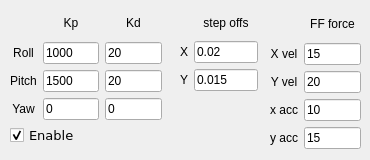
        <widget class="QWidget" name="tab_23">
         <attribute name="title">
          <string>Com control</string>
         </attribute>
         <widget class="QWidget" name="gridLayoutWidget_5">
          <property name="geometry">
           <rect>
            <x>10</x>
            <y>10</y>
            <width>152</width>
            <height>110</height>
           </rect>
          </property>
          <layout class="QGridLayout" name="gridLayout_5">
           <item row="2" column="2">
            <widget class="QLineEdit" name="LE_COMCON_kd_pitch">
             <property name="text">
              <string>20</string>
             </property>
            </widget>
           </item>
           <item row="0" column="1">
            <widget class="QLabel" name="label_27">
             <property name="font">
              <font>
               <pointsize>9</pointsize>
              </font>
             </property>
             <property name="text">
              <string>Kp</string>
             </property>
             <property name="alignment">
              <set>Qt::AlignCenter</set>
             </property>
            </widget>
           </item>
           <item row="1" column="0">
            <widget class="QLabel" name="label_51">
             <property name="font">
              <font>
               <pointsize>9</pointsize>
              </font>
             </property>
             <property name="text">
              <string>Roll</string>
             </property>
             <property name="alignment">
              <set>Qt::AlignCenter</set>
             </property>
            </widget>
           </item>
           <item row="1" column="1">
            <widget class="QLineEdit" name="LE_COMCON_kp_roll">
             <property name="text">
              <string>1000</string>
             </property>
            </widget>
           </item>
           <item row="2" column="0">
            <widget class="QLabel" name="label_57">
             <property name="font">
              <font>
               <pointsize>9</pointsize>
              </font>
             </property>
             <property name="text">
              <string>Pitch</string>
             </property>
             <property name="alignment">
              <set>Qt::AlignCenter</set>
             </property>
            </widget>
           </item>
           <item row="1" column="2">
            <widget class="QLineEdit" name="LE_COMCON_kd_roll">
             <property name="text">
              <string>20</string>
             </property>
            </widget>
           </item>
           <item row="3" column="2">
            <widget class="QLineEdit" name="LE_COMCON_kd_yaw">
             <property name="text">
              <string>0</string>
             </property>
            </widget>
           </item>
           <item row="0" column="2">
            <widget class="QLabel" name="label_28">
             <property name="font">
              <font>
               <pointsize>9</pointsize>
              </font>
             </property>
             <property name="text">
              <string>Kd</string>
             </property>
             <property name="alignment">
              <set>Qt::AlignCenter</set>
             </property>
            </widget>
           </item>
           <item row="3" column="1">
            <widget class="QLineEdit" name="LE_COMCON_kp_yaw">
             <property name="text">
              <string>0</string>
             </property>
            </widget>
           </item>
           <item row="3" column="0">
            <widget class="QLabel" name="label_61">
             <property name="font">
              <font>
               <pointsize>9</pointsize>
              </font>
             </property>
             <property name="text">
              <string>Yaw</string>
             </property>
             <property name="alignment">
              <set>Qt::AlignCenter</set>
             </property>
            </widget>
           </item>
           <item row="2" column="1">
            <widget class="QLineEdit" name="LE_COMCON_kp_pitch">
             <property name="text">
              <string>1500</string>
             </property>
            </widget>
           </item>
          </layout>
         </widget>
         <widget class="QWidget" name="gridLayoutWidget_10">
          <property name="geometry">
           <rect>
            <x>180</x>
            <y>10</y>
            <width>78</width>
            <height>81</height>
           </rect>
          </property>
          <layout class="QGridLayout" name="gridLayout_10">
           <item row="0" column="1">
            <widget class="QLabel" name="label_139">
             <property name="font">
              <font>
               <pointsize>9</pointsize>
              </font>
             </property>
             <property name="text">
              <string>step offs</string>
             </property>
             <property name="alignment">
              <set>Qt::AlignCenter</set>
             </property>
            </widget>
           </item>
           <item row="1" column="0">
            <widget class="QLabel" name="label_138">
             <property name="font">
              <font>
               <pointsize>9</pointsize>
              </font>
             </property>
             <property name="text">
              <string>X</string>
             </property>
             <property name="alignment">
              <set>Qt::AlignCenter</set>
             </property>
            </widget>
           </item>
           <item row="2" column="1">
            <widget class="QLineEdit" name="LE_TROTTEST_COM_Y">
             <property name="text">
              <string>0.015</string>
             </property>
            </widget>
           </item>
           <item row="1" column="1">
            <widget class="QLineEdit" name="LE_TROTTEST_COM_X">
             <property name="text">
              <string>0.02</string>
             </property>
            </widget>
           </item>
           <item row="2" column="0">
            <widget class="QLabel" name="label_137">
             <property name="font">
              <font>
               <pointsize>9</pointsize>
              </font>
             </property>
             <property name="text">
              <string>Y</string>
             </property>
             <property name="alignment">
              <set>Qt::AlignCenter</set>
             </property>
            </widget>
           </item>
          </layout>
         </widget>
         <widget class="QCheckBox" name="CB_TASK_IMU_ENABLE">
          <property name="geometry">
           <rect>
            <x>10</x>
            <y>120</y>
            <width>70</width>
            <height>31</height>
           </rect>
          </property>
          <property name="font">
           <font>
            <family>DejaVu Sans</family>
            <pointsize>10</pointsize>
           </font>
          </property>
          <property name="text">
           <string>Enable</string>
          </property>
          <property name="checked">
           <bool>true</bool>
          </property>
         </widget>
         <widget class="QWidget" name="gridLayoutWidget_11">
          <property name="geometry">
           <rect>
            <x>270</x>
            <y>10</y>
            <width>91</width>
            <height>139</height>
           </rect>
          </property>
          <layout class="QGridLayout" name="gridLayout_11">
           <item row="2" column="0">
            <widget class="QLabel" name="label_143">
             <property name="font">
              <font>
               <pointsize>9</pointsize>
              </font>
             </property>
             <property name="text">
              <string>Y vel</string>
             </property>
             <property name="alignment">
              <set>Qt::AlignCenter</set>
             </property>
            </widget>
           </item>
           <item row="2" column="1">
            <widget class="QLineEdit" name="LE_TROTTEST_FF_FORCE_Y">
             <property name="text">
              <string>20</string>
             </property>
            </widget>
           </item>
           <item row="0" column="1">
            <widget class="QLabel" name="label_144">
             <property name="font">
              <font>
               <pointsize>9</pointsize>
              </font>
             </property>
             <property name="text">
              <string>FF force</string>
             </property>
             <property name="alignment">
              <set>Qt::AlignCenter</set>
             </property>
            </widget>
           </item>
           <item row="1" column="1">
            <widget class="QLineEdit" name="LE_TROTTEST_FF_FORCE_X">
             <property name="text">
              <string>15</string>
             </property>
            </widget>
           </item>
           <item row="4" column="1">
            <widget class="QLineEdit" name="LE_TROTTEST_FF_FORCE_Z">
             <property name="text">
              <string>15</string>
             </property>
            </widget>
           </item>
           <item row="4" column="0">
            <widget class="QLabel" name="label_142">
             <property name="font">
              <font>
               <pointsize>9</pointsize>
              </font>
             </property>
             <property name="text">
              <string>y acc</string>
             </property>
             <property name="alignment">
              <set>Qt::AlignCenter</set>
             </property>
            </widget>
           </item>
           <item row="1" column="0">
            <widget class="QLabel" name="label_145">
             <property name="font">
              <font>
               <pointsize>9</pointsize>
              </font>
             </property>
             <property name="text">
              <string>X vel</string>
             </property>
             <property name="alignment">
              <set>Qt::AlignCenter</set>
             </property>
            </widget>
           </item>
           <item row="3" column="1">
            <widget class="QLineEdit" name="LE_TROTTEST_COM_Z">
             <property name="text">
              <string>10</string>
             </property>
            </widget>
           </item>
           <item row="3" column="0">
            <widget class="QLabel" name="label_146">
             <property name="font">
              <font>
               <pointsize>9</pointsize>
              </font>
             </property>
             <property name="text">
              <string>x acc</string>
             </property>
             <property name="alignment">
              <set>Qt::AlignCenter</set>
             </property>
            </widget>
           </item>
          </layout>
         </widget>
        </widget>
